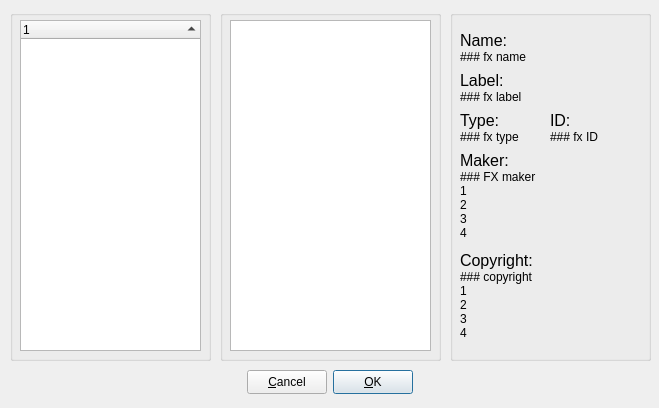
<ui version="4.0" >
 <class>LadspaFXSelector_UI</class>
 <widget class="QDialog" name="LadspaFXSelector_UI" >
  <property name="geometry" >
   <rect>
    <x>0</x>
    <y>0</y>
    <width>659</width>
    <height>408</height>
   </rect>
  </property>
  <property name="sizePolicy" >
   <sizepolicy vsizetype="Preferred" hsizetype="Preferred" >
    <horstretch>0</horstretch>
    <verstretch>0</verstretch>
   </sizepolicy>
  </property>
  <property name="windowTitle" >
   <string>Form1</string>
  </property>
  <widget class="QWidget" name="Layout33" >
   <property name="geometry" >
    <rect>
     <x>10</x>
     <y>370</y>
     <width>640</width>
     <height>24</height>
    </rect>
   </property>
   <layout class="QHBoxLayout" >
    <property name="spacing" >
     <number>6</number>
    </property>
    <item>
     <spacer>
      <property name="orientation" >
       <enum>Qt::Horizontal</enum>
      </property>
      <property name="sizeType" >
       <enum>QSizePolicy::Expanding</enum>
      </property>
      <property name="sizeHint" >
       <size>
        <width>20</width>
        <height>0</height>
       </size>
      </property>
     </spacer>
    </item>
    <item>
     <widget class="QPushButton" name="m_pCancelBtn" >
      <property name="sizePolicy" >
       <sizepolicy vsizetype="Preferred" hsizetype="Preferred" >
        <horstretch>0</horstretch>
        <verstretch>0</verstretch>
       </sizepolicy>
      </property>
      <property name="minimumSize" >
       <size>
        <width>0</width>
        <height>22</height>
       </size>
      </property>
      <property name="text" >
       <string>&amp;Cancel</string>
      </property>
      <property name="shortcut" >
       <string>Alt+C</string>
      </property>
     </widget>
    </item>
    <item>
     <widget class="QPushButton" name="m_pOkBtn" >
      <property name="sizePolicy" >
       <sizepolicy vsizetype="Preferred" hsizetype="Preferred" >
        <horstretch>0</horstretch>
        <verstretch>0</verstretch>
       </sizepolicy>
      </property>
      <property name="minimumSize" >
       <size>
        <width>0</width>
        <height>22</height>
       </size>
      </property>
      <property name="text" >
       <string>&amp;OK</string>
      </property>
      <property name="shortcut" >
       <string>Alt+O</string>
      </property>
      <property name="default" >
       <bool>true</bool>
      </property>
      <property name="flat" >
       <bool>false</bool>
      </property>
     </widget>
    </item>
    <item>
     <spacer>
      <property name="orientation" >
       <enum>Qt::Horizontal</enum>
      </property>
      <property name="sizeType" >
       <enum>QSizePolicy::Expanding</enum>
      </property>
      <property name="sizeHint" >
       <size>
        <width>20</width>
        <height>0</height>
       </size>
      </property>
     </spacer>
    </item>
   </layout>
  </widget>
  <widget class="QGroupBox" name="groupBox" >
   <property name="geometry" >
    <rect>
     <x>10</x>
     <y>10</y>
     <width>201</width>
     <height>351</height>
    </rect>
   </property>
   <property name="title" >
    <string/>
   </property>
   <widget class="QTreeWidget" name="m_pGroupsListView" >
    <property name="geometry" >
     <rect>
      <x>10</x>
      <y>10</y>
      <width>181</width>
      <height>331</height>
     </rect>
    </property>
    <property name="alternatingRowColors" >
     <bool>true</bool>
    </property>
    <property name="sortingEnabled" >
     <bool>true</bool>
    </property>
    <column>
     <property name="text" >
      <string>1</string>
     </property>
    </column>
   </widget>
  </widget>
  <widget class="QGroupBox" name="groupBox_2" >
   <property name="geometry" >
    <rect>
     <x>220</x>
     <y>10</y>
     <width>221</width>
     <height>351</height>
    </rect>
   </property>
   <property name="title" >
    <string/>
   </property>
   <widget class="QListWidget" name="m_pPluginsListBox" >
    <property name="geometry" >
     <rect>
      <x>10</x>
      <y>10</y>
      <width>201</width>
      <height>331</height>
     </rect>
    </property>
   </widget>
  </widget>
  <widget class="QGroupBox" name="groupBox_3" >
   <property name="geometry" >
    <rect>
     <x>450</x>
     <y>10</y>
     <width>201</width>
     <height>351</height>
    </rect>
   </property>
   <property name="title" >
    <string/>
   </property>
   <widget class="QLabel" name="textLabel1" >
    <property name="geometry" >
     <rect>
      <x>10</x>
      <y>20</y>
      <width>180</width>
      <height>20</height>
     </rect>
    </property>
    <property name="font" >
     <font>
      <pointsize>12</pointsize>
      <weight>50</weight>
      <italic>false</italic>
      <bold>false</bold>
      <underline>false</underline>
      <strikeout>false</strikeout>
     </font>
    </property>
    <property name="text" >
     <string>Name:</string>
    </property>
   </widget>
   <widget class="QLabel" name="m_nameLbl" >
    <property name="geometry" >
     <rect>
      <x>10</x>
      <y>40</y>
      <width>180</width>
      <height>20</height>
     </rect>
    </property>
    <property name="text" >
     <string>### fx name</string>
    </property>
    <property name="alignment" >
     <set>Qt::AlignTop</set>
    </property>
   </widget>
   <widget class="QLabel" name="textLabel2" >
    <property name="geometry" >
     <rect>
      <x>10</x>
      <y>60</y>
      <width>180</width>
      <height>20</height>
     </rect>
    </property>
    <property name="font" >
     <font>
      <pointsize>12</pointsize>
      <weight>50</weight>
      <italic>false</italic>
      <bold>false</bold>
      <underline>false</underline>
      <strikeout>false</strikeout>
     </font>
    </property>
    <property name="text" >
     <string>Label:</string>
    </property>
   </widget>
   <widget class="QLabel" name="m_labelLbl" >
    <property name="geometry" >
     <rect>
      <x>10</x>
      <y>80</y>
      <width>180</width>
      <height>20</height>
     </rect>
    </property>
    <property name="text" >
     <string>### fx label</string>
    </property>
    <property name="alignment" >
     <set>Qt::AlignTop</set>
    </property>
   </widget>
   <widget class="QLabel" name="textLabel3" >
    <property name="geometry" >
     <rect>
      <x>10</x>
      <y>100</y>
      <width>80</width>
      <height>20</height>
     </rect>
    </property>
    <property name="font" >
     <font>
      <pointsize>12</pointsize>
      <weight>50</weight>
      <italic>false</italic>
      <bold>false</bold>
      <underline>false</underline>
      <strikeout>false</strikeout>
     </font>
    </property>
    <property name="text" >
     <string>Type:</string>
    </property>
   </widget>
   <widget class="QLabel" name="textLabel1_2" >
    <property name="geometry" >
     <rect>
      <x>100</x>
      <y>100</y>
      <width>90</width>
      <height>20</height>
     </rect>
    </property>
    <property name="font" >
     <font>
      <pointsize>12</pointsize>
      <weight>50</weight>
      <italic>false</italic>
      <bold>false</bold>
      <underline>false</underline>
      <strikeout>false</strikeout>
     </font>
    </property>
    <property name="text" >
     <string>ID:</string>
    </property>
   </widget>
   <widget class="QLabel" name="m_typeLbl" >
    <property name="geometry" >
     <rect>
      <x>10</x>
      <y>120</y>
      <width>80</width>
      <height>20</height>
     </rect>
    </property>
    <property name="text" >
     <string>### fx type</string>
    </property>
    <property name="alignment" >
     <set>Qt::AlignTop</set>
    </property>
   </widget>
   <widget class="QLabel" name="m_pIDLbl" >
    <property name="geometry" >
     <rect>
      <x>100</x>
      <y>120</y>
      <width>90</width>
      <height>20</height>
     </rect>
    </property>
    <property name="text" >
     <string>### fx ID</string>
    </property>
    <property name="alignment" >
     <set>Qt::AlignTop</set>
    </property>
   </widget>
   <widget class="QLabel" name="textLabel3_2" >
    <property name="geometry" >
     <rect>
      <x>10</x>
      <y>140</y>
      <width>180</width>
      <height>20</height>
     </rect>
    </property>
    <property name="font" >
     <font>
      <pointsize>12</pointsize>
      <weight>50</weight>
      <italic>false</italic>
      <bold>false</bold>
      <underline>false</underline>
      <strikeout>false</strikeout>
     </font>
    </property>
    <property name="text" >
     <string>Maker:</string>
    </property>
   </widget>
   <widget class="QLabel" name="m_pMakerLbl" >
    <property name="geometry" >
     <rect>
      <x>10</x>
      <y>160</y>
      <width>180</width>
      <height>80</height>
     </rect>
    </property>
    <property name="text" >
     <string>### FX maker
1
2
3
4</string>
    </property>
    <property name="alignment" >
     <set>Qt::AlignTop</set>
    </property>
   </widget>
   <widget class="QLabel" name="textLabel5" >
    <property name="geometry" >
     <rect>
      <x>10</x>
      <y>240</y>
      <width>180</width>
      <height>20</height>
     </rect>
    </property>
    <property name="font" >
     <font>
      <pointsize>12</pointsize>
      <weight>50</weight>
      <italic>false</italic>
      <bold>false</bold>
      <underline>false</underline>
      <strikeout>false</strikeout>
     </font>
    </property>
    <property name="text" >
     <string>Copyright:</string>
    </property>
   </widget>
   <widget class="QLabel" name="m_pCopyrightLbl" >
    <property name="geometry" >
     <rect>
      <x>10</x>
      <y>260</y>
      <width>180</width>
      <height>80</height>
     </rect>
    </property>
    <property name="text" >
     <string>### copyright
1
2
3
4</string>
    </property>
    <property name="alignment" >
     <set>Qt::AlignTop</set>
    </property>
   </widget>
  </widget>
 </widget>
 <layoutdefault spacing="6" margin="0" />
 <includes/>
 <resources/>
 <connections>
  <connection>
   <sender>m_pCancelBtn</sender>
   <signal>clicked()</signal>
   <receiver>LadspaFXSelector_UI</receiver>
   <slot>reject()</slot>
   <hints>
    <hint type="sourcelabel" >
     <x>272</x>
     <y>371</y>
    </hint>
    <hint type="destinationlabel" >
     <x>149</x>
     <y>388</y>
    </hint>
   </hints>
  </connection>
  <connection>
   <sender>m_pOkBtn</sender>
   <signal>clicked()</signal>
   <receiver>LadspaFXSelector_UI</receiver>
   <slot>accept()</slot>
   <hints>
    <hint type="sourcelabel" >
     <x>417</x>
     <y>378</y>
    </hint>
    <hint type="destinationlabel" >
     <x>509</x>
     <y>381</y>
    </hint>
   </hints>
  </connection>
 </connections>
</ui>
